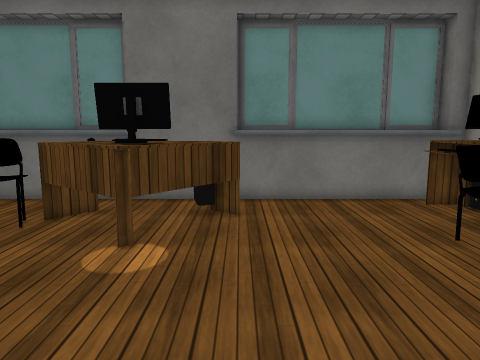
[1] (above)

16 first-person views from a walk through a Unity game level. The camera is 1.4 m above the floor, tilts 8° down and sees 70° across. Doors are open. The floor is counted in squares, 0.5 m on a side. Each view is taken from the middle of a square. On the plan, view 1 faces up. The plan holds only what a view shows up to about 20 squares ahead; the rest is blank. Some animated figures are left out. Surface patterns are stand-ins for the level's own textures.

[2]
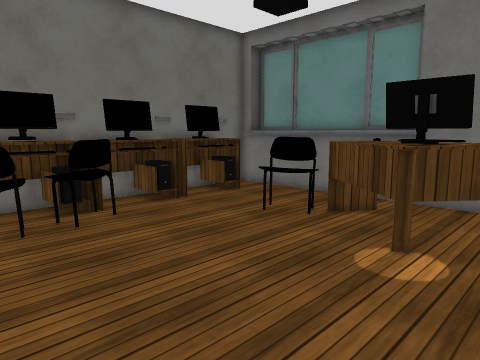

[3]
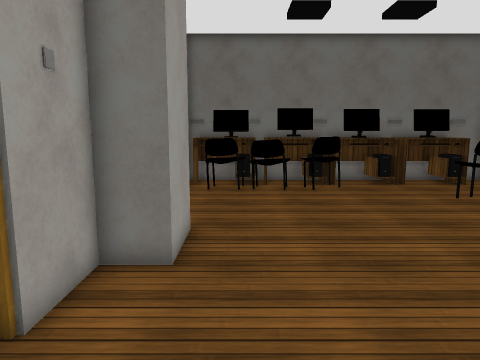

[4]
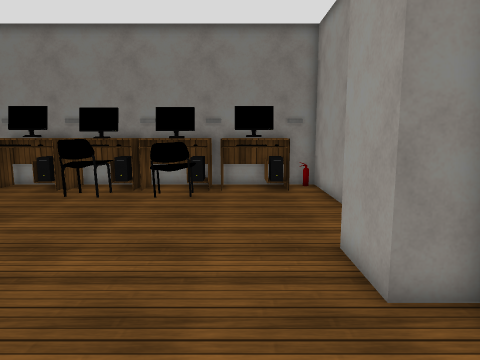

[5]
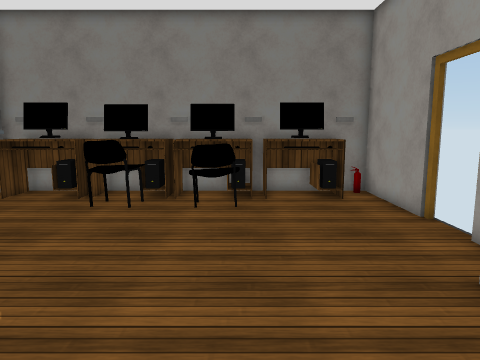

[6]
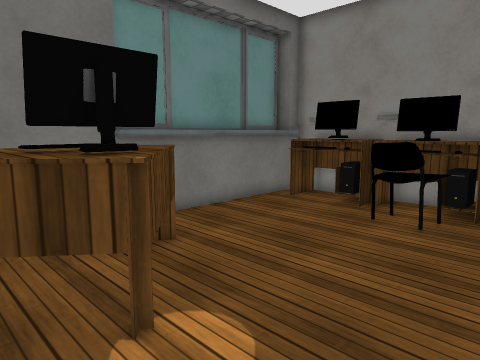

[7]
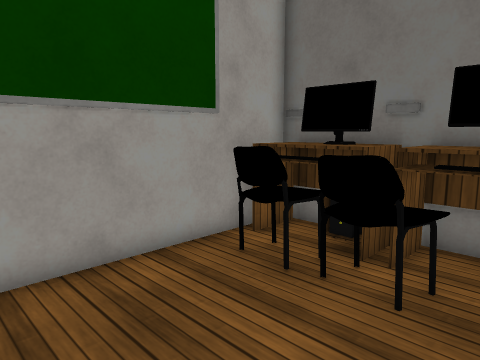

[8]
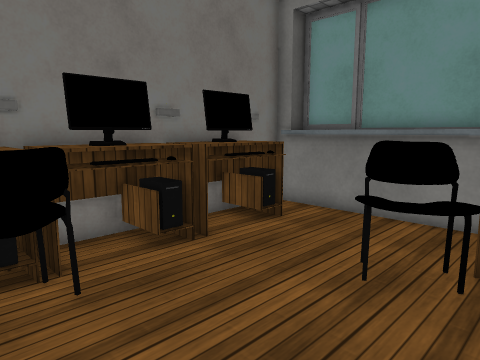

[9]
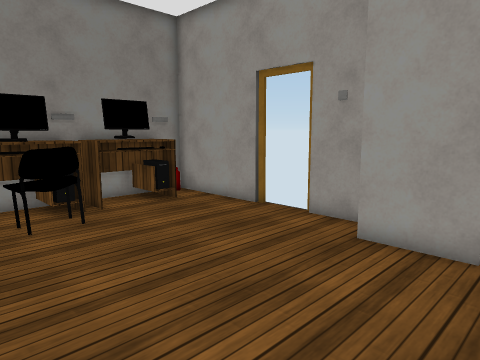

[10]
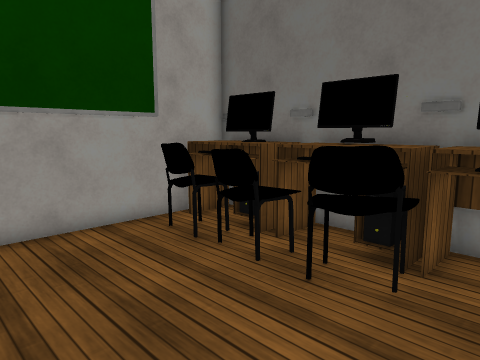

[11]
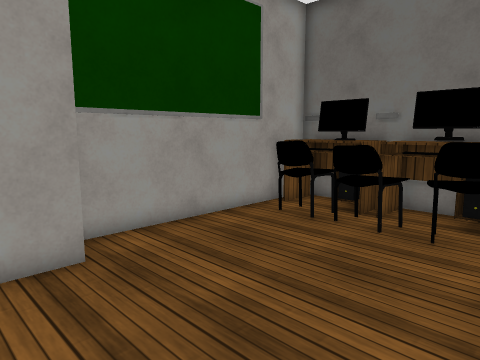

[12]
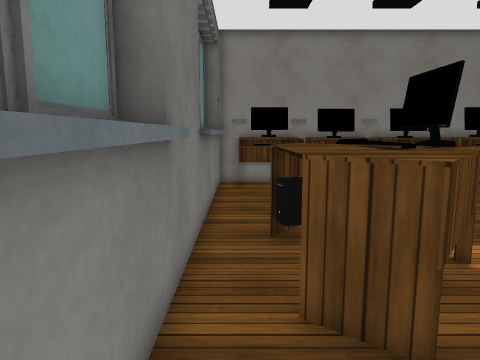

[13]
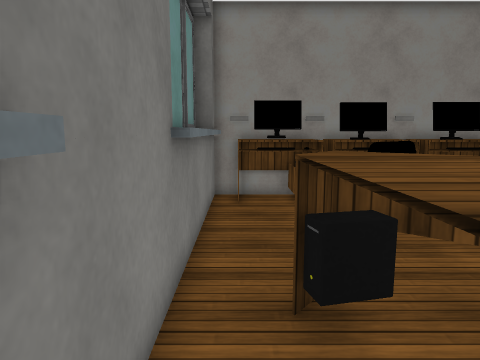

[14]
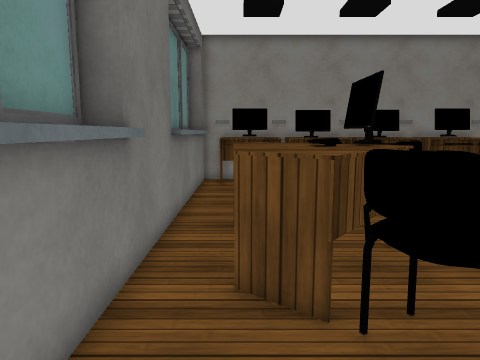

[15]
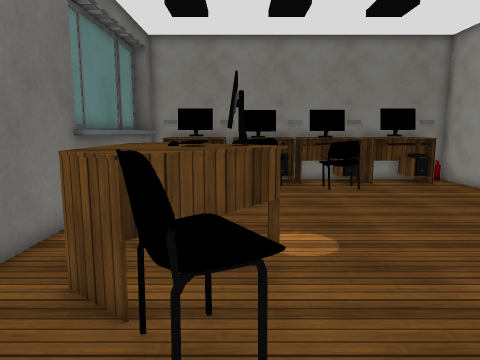

[16]
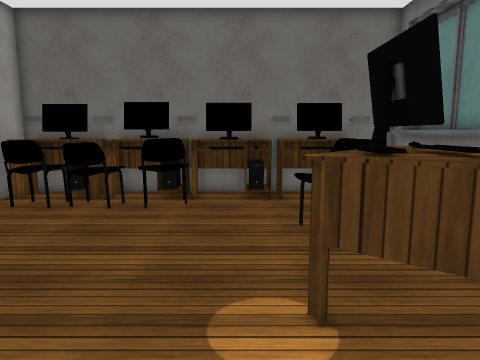

### Floor plan
Key: @ floor where view 1 was taken; # wall or solid block; x gap in a wall; . floor; D open door; ^ raised ledge; T table; M monitor; E fire extinguisher; O other object.
Columns run from 14 left of view 1 to 9 right of it. Each row starts with its distance up from view 1.
 15  ##########   ##########
 14 #^^^^^^^^^####^^^^^^^^^#
 13 #....................TTO
 12 #TT......TTTTTT......TTT
 11 #OT....#TTTTTTT......TTT
 10 #OT...#^TTTTTT.......TTO
  9 #TT...^^.TTTT.......TTOT
  8 #TT........TT......TTTOT
  7 #OT................TTTOT
  6 #OT..................TTO
  5 #TTT...............TTTOT
  4 #TTTT..............TTTOT
  3 #TTT................TTOT
  2 #TTTT................TTO
  1 #TTTT................TOT
  0 #MTTT.........@......TOT
 -1 #MTT ......###.......TTT
 -2 #TTT......####.........E
 -3 ###########  ##DDDx#####

Positions as (right, up) in squares from view 1, and headings:
1: (0, 0), facing up
2: (0, 0), facing up-left
3: (6, 0), facing left
4: (-9, 1), facing right
5: (-7, 3), facing right
6: (-5, 4), facing up-right
7: (-5, 4), facing down-left
8: (-5, 3), facing up-left
9: (-5, 7), facing down-right
10: (-5, 7), facing down-left
11: (-1, 6), facing down-left
12: (-10, 13), facing right
13: (-6, 13), facing right
14: (-11, 12), facing right
15: (-11, 9), facing right
16: (2, 7), facing left
